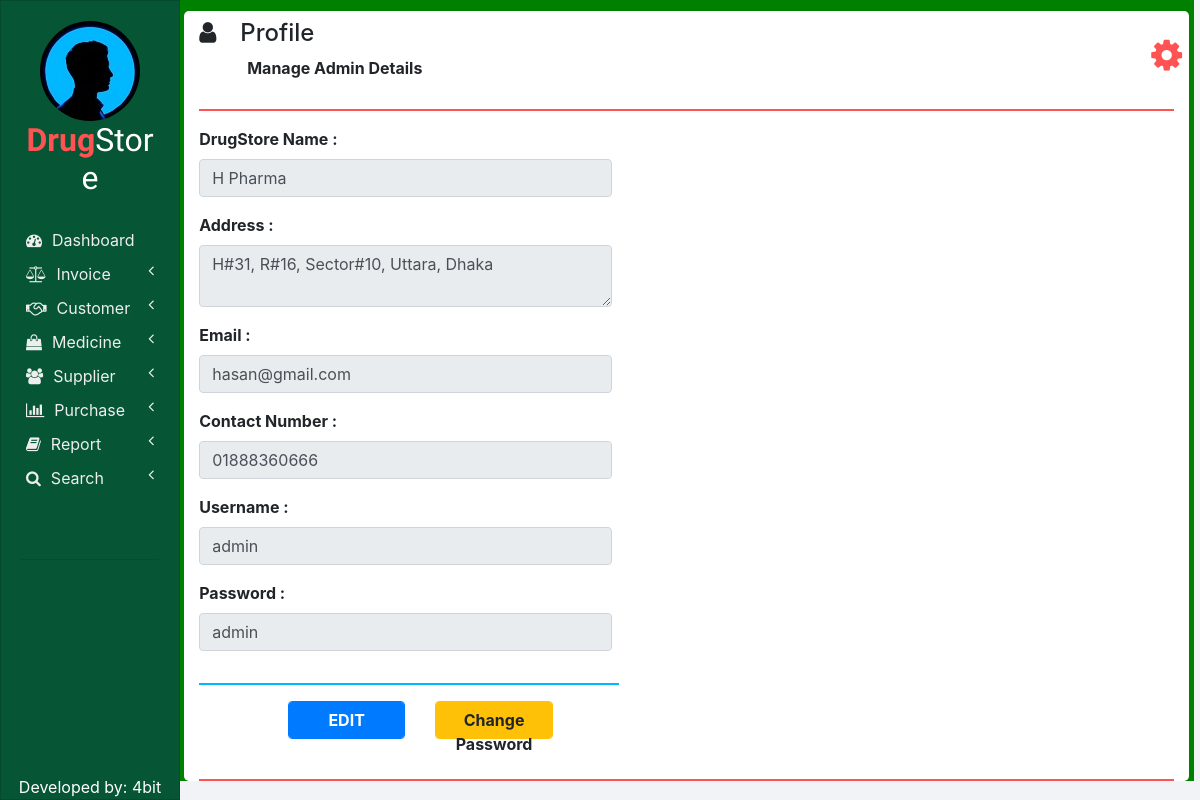
The page /my_profile.php on the database its author committed.
### tables this page shows
CREATE TABLE `admin_credentials` (
  `PHARMACY_NAME` varchar(50) NOT NULL,
  `ADDRESS` varchar(50) NOT NULL,
  `EMAIL` varchar(50) NOT NULL,
  `CONTACT_NUMBER` varchar(50) NOT NULL,
  `USERNAME` varchar(50) NOT NULL,
  `PASSWORD` varchar(50) NOT NULL
);

### my_profile.php (the view, shortened to what this page needs)
<!DOCTYPE html>
<html lang="en" dir="ltr">
  <head>
    <link rel="stylesheet" href="bootstrap/css/bootstrap.min.css">
    <link rel="stylesheet" href="https://use.fontawesome.com/releases/v5.3.1/css/all.css">
    <link rel="stylesheet" href="https://cdnjs.cloudflare.com/ajax/libs/font-awesome/4.7.0/css/font-awesome.min.css">
    <link rel="stylesheet" href="css/sidenav.css">
    <link rel="stylesheet" href="css/home.css">
  </head>
  <body>
    <div class="container-fluid">
      <div class="container">
        <?php
          require "php/header.php";
          require "php/db_connection.php";
          if($con) {
            $query = "SELECT * FROM admin_credentials";
            $result = mysqli_query($con, $query);
            $row = mysqli_fetch_array($result);
            $pharmacy_name = $row['PHARMACY_NAME'];
            $address = $row['ADDRESS'];
            $email = $row['EMAIL'];
            $contact_number = $row['CONTACT_NUMBER'];
            $username = $row['USERNAME'];
			$username = $row['PASSWORD'];
          }
        ?>
        <div class="row">
          <div class="row col col-md-6">
            <div class="row col col-md-12">
              <div class="col col-md-12 form-group">
                <label class="font-weight-bold" for="pharmacy_name">DrugStore Name :</label>
                <input id="pharmacy_name" type="text" class="form-control" value="<?php echo $pharmacy_name; ?>" placeholder="pharmacy name" onkeyup="validateName(this.value, 'pharmacy_name_error');" disabled>
              </div>
            </div>
            <div class="row col col-md-12">
              <div class="col col-md-12 form-group">
                <label class="font-weight-bold" for="address">Address :</label>
                <textarea id="address" class="form-control" placeholder="address" onkeyup="validateAddress(this.value, 'address_error');" style="max-height: 100px;" disabled><?php echo $address; ?></textarea>
              </div>
            </div>
            <div class="row col col-md-12">
              <div class="col col-md-12 form-group">
                <label class="font-weight-bold" for="email">Email :</label>
                <input id="email" type="email" class="form-control" value="<?php echo $email; ?>" placeholder="email" onkeyup="notNull(this.value, 'email_error');" disabled>
              </div>
            </div>
            <div class="row col col-md-12">
              <div class="col col-md-12 form-group">
                <label class="font-weight-bold" for="contact_number">Contact Number :</label>
                <input id="contact_number" type="number" class="form-control" value="<?php echo $contact_number; ?>" placeholder="contact number" onkeyup="validateContactNumber(this.value, 'contact_number_error');" disabled>
              </div>
            </div>
            <div class="row col col-md-12">
              <div class="col col-md-12 form-group">
                <label class="font-weight-bold" for="username">Username :</label>
                <input id="username" type="text" class="form-control" value="<?php echo $username; ?>" placeholder="username" onkeyup="notNull(this.value, 'username_error');" disabled>
              </div>
            </div>
			<div class="row col col-md-12">
              <div class="col col-md-12 form-group">
                <label class="font-weight-bold" for="username">Password :</label>
                <input id="username" type="text" class="form-control" value="<?php echo $username; ?>" placeholder="username" onkeyup="notNull(this.value, 'username_error');" disabled>
              </div>
            </div>
            <div class="col col-md-12">
              <hr class="col-md-12 float-left" style="padding: 0px; width: 95%; border-top: 2px solid  #02b6ff;">
            </div>
            <div class="row col col-md-12 m-auto" id="edit">
              <div class="col col-md-2 form-group float-right"></div>
              <div id="edit_button" class="col col-md-4 form-group float-right">
                <button class="btn btn-primary form-control font-weight-bold" onclick="edit();">EDIT</button>
              </div>
              <div id="password_button" class="col col-md-4 form-group float-right">
                <a href="change_password.php" class="btn btn-warning form-control font-weight-bold">Change Password</a>
              </div>
            </div>
          </div>
        </div>
        <hr style="border-top: 2px solid #ff5252;">
      </div>
    </div>
  </body>
</html>

### css/sidenav.css (style rules this page uses)
body { background-color: #f1f3f6; }
.sidenav { width: 15%; height: 100vh; background-color: #222222; position: fixed; z-index: 1; flex: 1 0 auto; }
.card { width: 100%; height: 100%; top: 0; border-radius: 0; background-color: #065535; }
.logo .logo-caption { font-family: 'Poiret One', cursive; color: #ffffff; text-align: center; margin-bottom: 25px; }
.logo .profile { margin-left: 50%; border-radius: 50%; transform: translate(-50%); }
.logo .tweak { color: #ff5252; font-weight: bold; }
.main-menu-item { padding: 5px 5px; cursor: pointer; }
.main-menu-item > a { color: #eeeeee; text-decoration: none; font-size: 16px; }
.main-menu-item > a > span { margin-left: 10px; }

### css/home.css (style rules this page uses)
html, body { height: 100vh; }
.container-fluid { margin-left: 14.5%; width: 85%; background: #008000; padding: 1px 0 0 0; flex: 1 0 auto; }
.container { margin: 0; max-width: 98.5%; margin: 1%; background-color: #ffffff; border-radius: 5px; }
input[type=number] { -moz-appearance: textfield; }

### rows shown on the page
admin_credentials: PHARMACY_NAME "H Pharma", ADDRESS "H#31, R#16, Sector#10, Uttara, Dhaka", EMAIL "hasan@gmail.com", CONTACT_NUMBER "01888360666", PASSWORD "admin"

### other values the page prints
$heading "Profile"
$sub_heading "Manage Admin Details"
